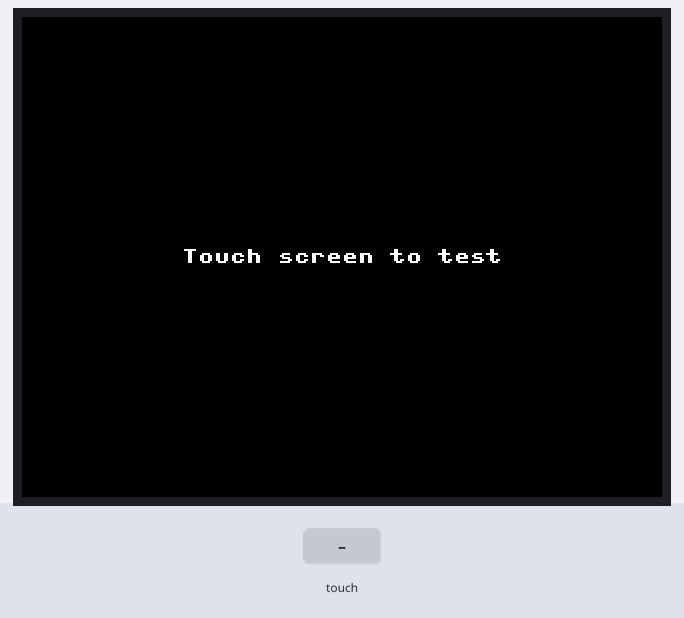
This program was run on a simulated ESP32 board running MicroPython. Parts: 320×240 colour display. The inputs (shaded band) are chosen by the test bench. What the program prints to the serial console is not drawn.

Above: at 1.5 s.
1.6 s: touch panel pressed at 13 % / 10 % of its raw x / y range
At 2.7 s:
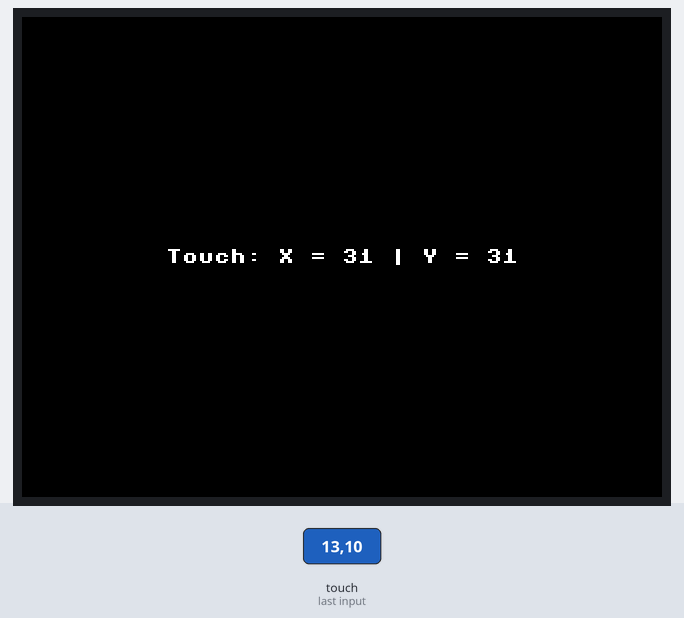
3.1 s: touch panel pressed at 62 % / 10 % of its raw x / y range
At 3.9 s:
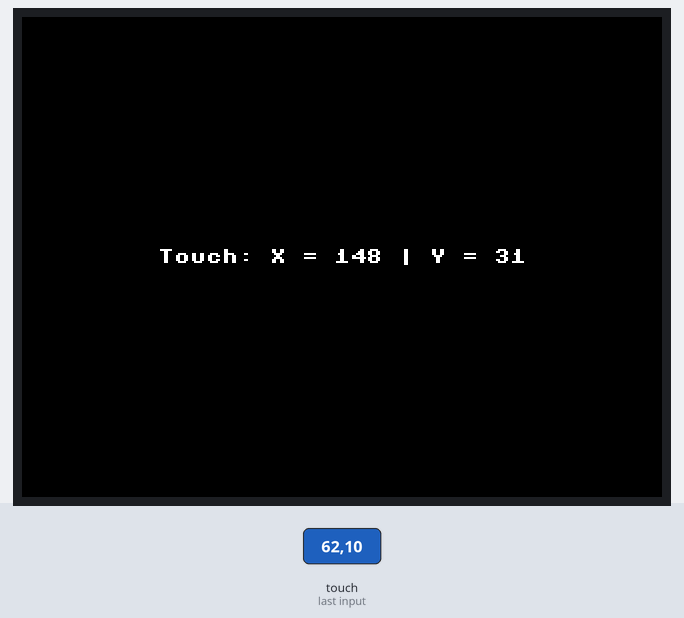
4.6 s: touch panel pressed at 62 % / 50 % of its raw x / y range
At 5.0 s:
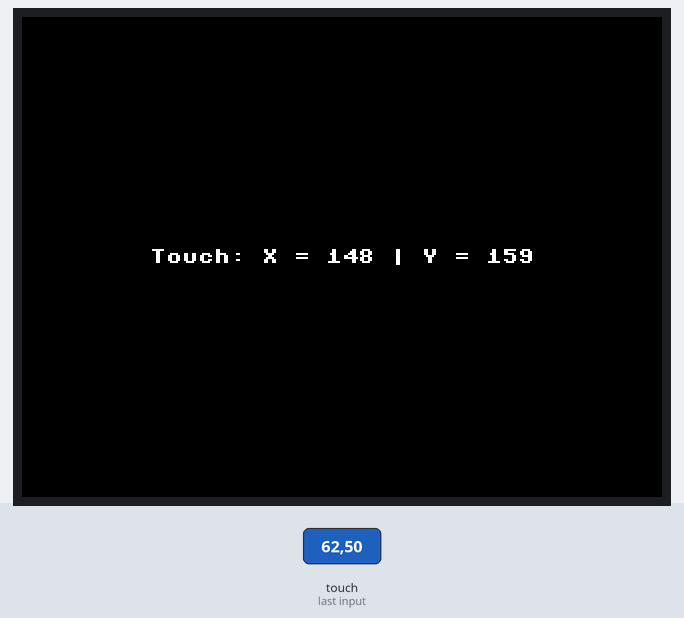
Timing chart, 0 to 7.6 s (numbered marks = the images above; inputs shaded):
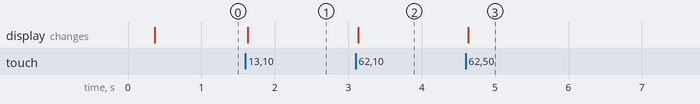

Measured:
- after the input at 1.6 s, the display: changes at once (image 1)
- after the input at 3.1 s, the display: changes at once (image 2)
- after the input at 4.6 s, the display: changes at once (image 3)

The program:

touchscreen_test.py
```python
# Rui Santos & Sara Santos - Random Nerd Tutorials
# Complete project details at https://RandomNerdTutorials.com/micropython-cheap-yellow-display-board-cyd-esp32-2432s028r/

from machine import Pin, SPI, ADC, idle
import os
from time import sleep

# Save this file as ili9341.py https://github.com/rdagger/micropython-ili9341/blob/master/ili9341.py
from ili9341 import Display, color565
# Save this file as xpt2046.py https://github.com/rdagger/micropython-ili9341/blob/master/xpt2046.py
from xpt2046 import Touch
# Save this file as xglcd_font.py https://github.com/rdagger/micropython-ili9341/blob/master/xglcd_font.py
from xglcd_font import XglcdFont

# Function to set up SPI for TFT display
display_spi = SPI(0, baudrate=51200000)
# Set up display
display = Display(display_spi, dc=Pin('D10'), cs=Pin('D9'), rst=Pin('D8'), width=320, height=240, rotation=270)

print('Display height: ' + str(display.height))
print('Display width: ' + str(display.width))

# Set colors (foreground) and background color
white_color = color565(255, 255, 255)  # white
black_color = color565(0, 0, 0)  # Black

# Clear display
display.clear(black_color)

# Initial message
# Draw the text on the center of the display
font_size = 8
text_msg = 'Touch screen to test'
x_center = int((display.width-len(text_msg)*font_size)/2)
y_center = int(((display.height)/2)-(font_size/2))

display.draw_text8x8(x_center, y_center,text_msg, white_color, black_color, 0)

# SPI for touchscreen
touchscreen_spi = SPI(0, baudrate=1000000)

def touchscreen_press(x, y):
    display.clear(black_color)
    text_touch_coordinates = "Touch: X = " + str(x) + " | Y = " + str(y)
    x_center = int((display.width-len(text_touch_coordinates)*font_size)/2)
    display.draw_text8x8(x_center, y_center, text_touch_coordinates, white_color, black_color, 0)
    print("Touch: X = " + str(x) + " | Y = " + str(y))

touchscreen = Touch(touchscreen_spi, cs=Pin('D4'), int_pin=Pin('D3'), int_handler=touchscreen_press)

try:
    # Run the event loop indefinitely
    while True:
        # Loop to wait for touchscreen press
        touchscreen.get_touch()
except Exception as e:
    print('Error occured: ', e)
except KeyboardInterrupt:
    print('Program Interrupted by the user')
finally:
    display.cleanup()
```
